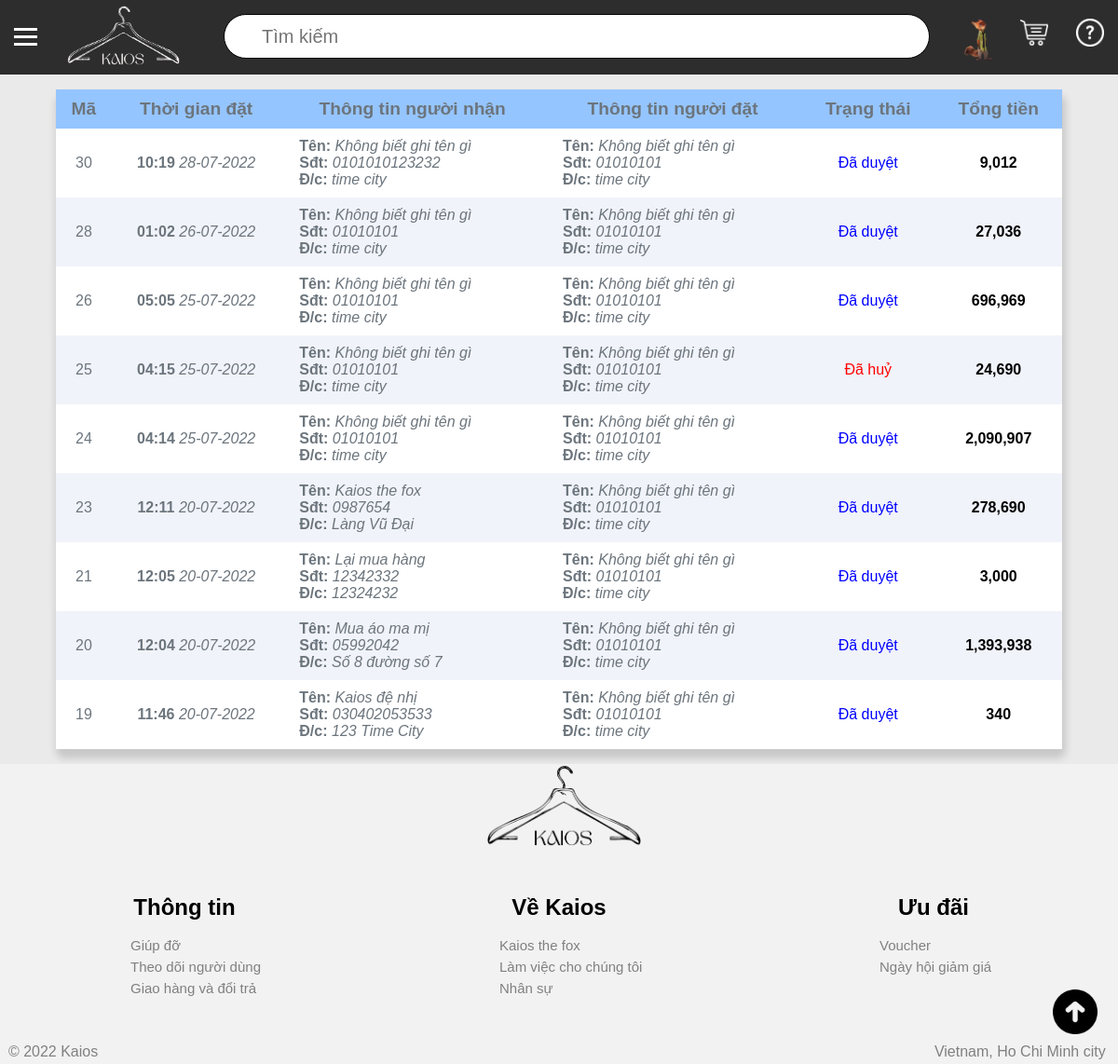
Screenshot of /signing/show_orders.php (signed in) with the database file from the repository.
### tables this page shows
CREATE TABLE `hoa_don` (
  `ma` int(11) NOT NULL,
  `ma_khach_hang` int(11) NOT NULL,
  `trang_thai` int(11) NOT NULL,
  `dia_chi_nguoi_nhan` text NOT NULL,
  `thoi_gian_dat` timestamp NOT NULL DEFAULT CURRENT_TIMESTAMP,
  `ten_nguoi_nhan` varchar(200) NOT NULL,
  `sdt_nguoi_nhan` varchar(20) NOT NULL,
  `ghi_chu` text NOT NULL,
  `tong_tien` int(11) NOT NULL
);

CREATE TABLE `khach_hang` (
  `ma` int(11) NOT NULL,
  `anh_dai_dien` varchar(200) NOT NULL DEFAULT 'default.png',
  `ten` varchar(200) NOT NULL,
  `so_dien_thoai` varchar(20) NOT NULL,
  `dia_chi` text NOT NULL,
  `email` text NOT NULL,
  `mat_khau` varchar(200) NOT NULL,
  `token` varchar(50) DEFAULT NULL
);

### signing/show_orders.php (the view, shortened to what this page needs)
<!DOCTYPE html>
<html>
<head>
    <link rel="stylesheet" type="text/css" href="https://cdn.jsdelivr.net/npm/hack-font@3/build/web/hack-subset.css">
	<link rel="stylesheet" type="text/css" href="../../styles.css">
</head>
<body>
    <?php
    require '../database/connect.php';
    $id = $_SESSION['ma'];
    $query = "select
                    hoa_don.*,
                    khach_hang.ten as ten_nguoi_dat,
                    khach_hang.so_dien_thoai as sdt_nguoi_dat,
                    khach_hang.dia_chi as dia_chi_nguoi_dat
            from hoa_don
            left join khach_hang on khach_hang.ma = hoa_don.ma_khach_hang
            where khach_hang.ma = '$id'
            order by hoa_don.thoi_gian_dat DESC";
    $return = mysqli_query($connect,$query);
    $num_rows = $return->num_rows;
    ?>
	<div id="main_div">
		<?php include '../partial/header.php'; ?>
	 	<div id="middle_div" style="z-index: 9999">
			<div id="content">
                <p>
                    <table id="main_table">
                        <tr style="background-color: #95c5ff;">
                            <th>
                                Mã
                            </th>
                            <th>
                                Thời gian đặt
                            </th>
                            <th>
                                Thông tin người nhận
                            </th>
                            <th>
                                Thông tin người đặt
                            </th>
                            <th>
                                Trạng thái
                            </th>
                            <th>
                                Tổng tiền
                            </th>
                        </tr>
                            <?php foreach($return as $each) { ?>
                                <?php
                                if ($num_rows % 2 == 0) $row_color = "#f1f3fa";
                                else if ($num_rows % 2 == 1) $row_color = "#ffffff";
                                $num_rows--;
                                $ma = $each['ma'];
                                ?>
                            <tr name="each_row" style="background-color: <?php echo $row_color ?>;">
                                <td onclick="location.href='./show.php?id=<?=$ma?>'">
                                    <?php echo $each['ma']; ?>
                                </td>
                                <td onclick="location.href='./show.php?id=<?=$ma?>'">
                                    <b>
                                    <?php
                                        echo date('H:i',strtotime($each['thoi_gian_dat']))
                                    ?>
                                    </b>
                                    <em>
                                    <?php
                                        echo date('d-m-Y',strtotime($each['thoi_gian_dat']))
                                    ?>
                                    </em>
                                </td>
                                <td onclick="location.href='./show.php?id=<?=$ma?>'" class="info">
                                    <b>Tên: </b>
                                     <em>
                                         <?php echo $each['ten_nguoi_nhan']; ?>
                                     </em>
                                    <br>
                                    <b>Sđt: </b>
                                    <em>
                                        <?php echo $each['sdt_nguoi_nhan']; ?>
                                    </em>
                                    <br>
                                    <b>Đ/c: </b>
                                    <em>
                                        <?php echo $each['dia_chi_nguoi_nhan']; ?>
                                    </em>
                                </td>
                                <td onclick="location.href='./show.php?id=<?=$ma?>'" class="info">
                                    <b>Tên: </b>
                                     <em>
                                         <?php echo $each['ten_nguoi_dat']; ?>
                                     </em>
                                    <br>
                                    <b>Sđt: </b>
                                    <em>
                                        <?php echo $each['sdt_nguoi_dat']; ?>
                                    </em>
                                    <br>
                                    <b>Đ/c: </b>
                                    <em>
                                        <?php echo $each['dia_chi_nguoi_dat']; ?>
                                    </em>
                                </td>
                                    <?php
                                        $trang_thai = $each['trang_thai'];
                                        switch ($trang_thai) {
                                            case "1":
                                                $msg = "Đã duyệt";
                                                $color = 'blue';
                                                break;
                                            case "2":
                                                $msg = "Đã huỷ";
                                                $color = 'red';
                                                break;
                                        }
                                    ?>
                                <td onclick="location.href='./show.php?id=<?=$ma?>'" style="color:<?=$color?> ;">
                                    <?=$msg ?>
                                </td>
                                <td>
                                    <b style="color: black;"><?php echo number_format($each['tong_tien'],0, '', ',') ?></b>
                                </td>
                            </tr>
                            <?php } ?>
                    </table>
                </p>
            </div>
		</div>
		<?php include '../partial/footer.php';?>
	</div>
</body>
</html>

### styles.css (style rules this page uses)
html { height: 100%; }
body { margin:0; padding:0; font-family: sans-serif; background-color: #f1f1df; }
#main_div { width: 100%; height: auto; background-color: #eaeaea; position: relative; }
#middle_div { height: 83%; width: 100%; background-color: #eaeaea; float: left; }
#main_table { border-collapse: collapse; width: 90%; padding-top: 10px; margin-left: auto; margin-right: auto; text-align: center; background-color: #f1f3fa; border-radius: 7px; color: #6c757d; box-shadow: 2px 8px 8px 2px rgba(0,0,0,0.15); }
th { color: #6c757d; font-size: larger; padding: 10px; }
tr[name=each_row] { cursor: pointer; }
td[onclick] { cursor: pointer; }

### signing/show_orders.php (style rules this page uses)
.info { text-align: left; padding: 10px; padding-left: 20px; }

### rows the page displays
hoa_don: ma "30", thoi_gian_dat "10:19", thoi_gian_dat "28-07-2022", ten_nguoi_nhan "Không biết ghi tên gì", sdt_nguoi_nhan "0101010123232", dia_chi_nguoi_nhan "time city", ma_khach_hang.ten "Không biết ghi tên gì", ma_khach_hang.so_dien_thoai "01010101", ma_khach_hang.dia_chi "time city", trang_thai "Đã duyệt", tong_tien "9,012"
hoa_don: ma "28", thoi_gian_dat "01:02", thoi_gian_dat "26-07-2022", ten_nguoi_nhan "Không biết ghi tên gì", sdt_nguoi_nhan "01010101", dia_chi_nguoi_nhan "time city", ma_khach_hang.ten "Không biết ghi tên gì", ma_khach_hang.so_dien_thoai "01010101", ma_khach_hang.dia_chi "time city", trang_thai "Đã duyệt", tong_tien "27,036"
hoa_don: ma "26", thoi_gian_dat "05:05", thoi_gian_dat "25-07-2022", ten_nguoi_nhan "Không biết ghi tên gì", sdt_nguoi_nhan "01010101", dia_chi_nguoi_nhan "time city", ma_khach_hang.ten "Không biết ghi tên gì", ma_khach_hang.so_dien_thoai "01010101", ma_khach_hang.dia_chi "time city", trang_thai "Đã duyệt", tong_tien "696,969"
hoa_don: ma "25", thoi_gian_dat "04:15", thoi_gian_dat "25-07-2022", ten_nguoi_nhan "Không biết ghi tên gì", sdt_nguoi_nhan "01010101", dia_chi_nguoi_nhan "time city", ma_khach_hang.ten "Không biết ghi tên gì", ma_khach_hang.so_dien_thoai "01010101", ma_khach_hang.dia_chi "time city", trang_thai "Đã huỷ", tong_tien "24,690"
hoa_don: ma "24", thoi_gian_dat "04:14", thoi_gian_dat "25-07-2022", ten_nguoi_nhan "Không biết ghi tên gì", sdt_nguoi_nhan "01010101", dia_chi_nguoi_nhan "time city", ma_khach_hang.ten "Không biết ghi tên gì", ma_khach_hang.so_dien_thoai "01010101", ma_khach_hang.dia_chi "time city", trang_thai "Đã duyệt", tong_tien "2,090,907"
hoa_don: ma "23", thoi_gian_dat "12:11", thoi_gian_dat "20-07-2022", ten_nguoi_nhan "Kaios the fox", sdt_nguoi_nhan "0987654", dia_chi_nguoi_nhan "Làng Vũ Đại", ma_khach_hang.ten "Không biết ghi tên gì", ma_khach_hang.so_dien_thoai "01010101", ma_khach_hang.dia_chi "time city", trang_thai "Đã duyệt", tong_tien "278,690"
hoa_don: ma "21", thoi_gian_dat "12:05", thoi_gian_dat "20-07-2022", ten_nguoi_nhan "Lại mua hàng", sdt_nguoi_nhan "12342332", dia_chi_nguoi_nhan "12324232", ma_khach_hang.ten "Không biết ghi tên gì", ma_khach_hang.so_dien_thoai "01010101", ma_khach_hang.dia_chi "time city", trang_thai "Đã duyệt", tong_tien "3,000"
hoa_don: ma "20", thoi_gian_dat "12:04", thoi_gian_dat "20-07-2022", ten_nguoi_nhan "Mua áo ma mị", sdt_nguoi_nhan "05992042", dia_chi_nguoi_nhan "Số 8 đường số 7", ma_khach_hang.ten "Không biết ghi tên gì", ma_khach_hang.so_dien_thoai "01010101", ma_khach_hang.dia_chi "time city", trang_thai "Đã duyệt", tong_tien "1,393,938"
hoa_don: ma "19", thoi_gian_dat "11:46", thoi_gian_dat "20-07-2022", ten_nguoi_nhan "Kaios đệ nhị", sdt_nguoi_nhan "030402053533", dia_chi_nguoi_nhan "123 Time City", ma_khach_hang.ten "Không biết ghi tên gì", ma_khach_hang.so_dien_thoai "01010101", ma_khach_hang.dia_chi "time city", trang_thai "Đã duyệt", tong_tien "340"
